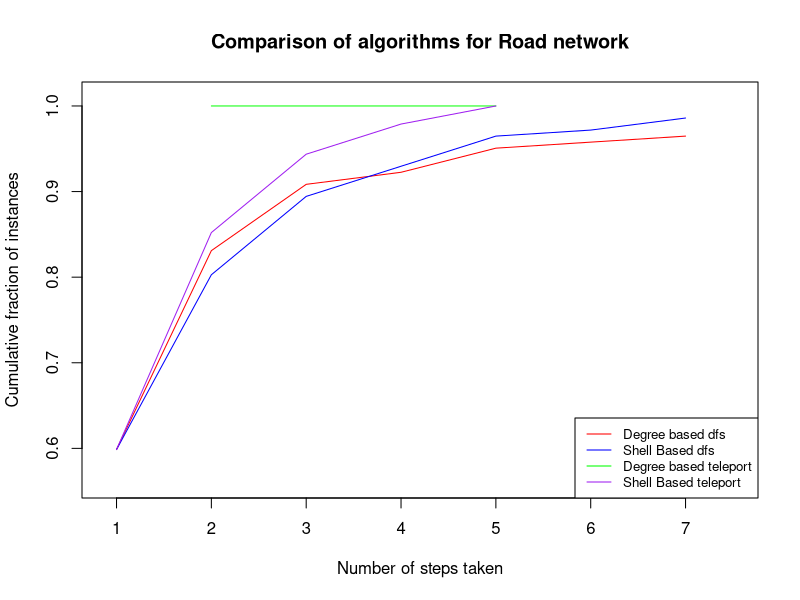

Generate this figure with R:
library(igraph)
library(ggplot2)

x_ <- c(1,
        2,
        3,
        4,
        5,
        6,
        7)
y_ <- c(0.5985915493,
        0.8309859155,
        0.9084507042,
        0.9225352113,
        0.9507042254,
        0.9577464789,
        0.9647887324)

x <- c(1,
        2,
        3,
        4,
        5,
        6,
        7)
y <- c(0.5985915493,
        0.8028169014,
        0.8943661972,
        0.9295774648,
        0.9647887324,
        0.9718309859,
        0.985915493)


degree_ <- c(2,5)
y1 <- c(
  1,1
)

shel <- c(1,
          2,
          3,
          4,
          5
          
)
y2 <- c(0.5985915493,
        0.8521126761,
        0.9436619718,
        0.9788732394,
        1
)
plot(x_,y_,type="l",col="red", xlim=c(.9, 7.5), ylim = c(0.56, 1.01),  xlab="Number of steps taken",ylab="Cumulative fraction of instances", main = "Comparison of algorithms for Road network") + 
  lines(x,y,col="blue") +lines(degree_,y1,col="green") + lines(shel,y2,col="purple")
legend("bottomright", legend=c("Degree based dfs", "Shell Based dfs", "Degree based teleport", "Shell Based teleport"),lty=1:1, cex=0.8 ,
       col=c("red", "blue", "green", "purple"))
